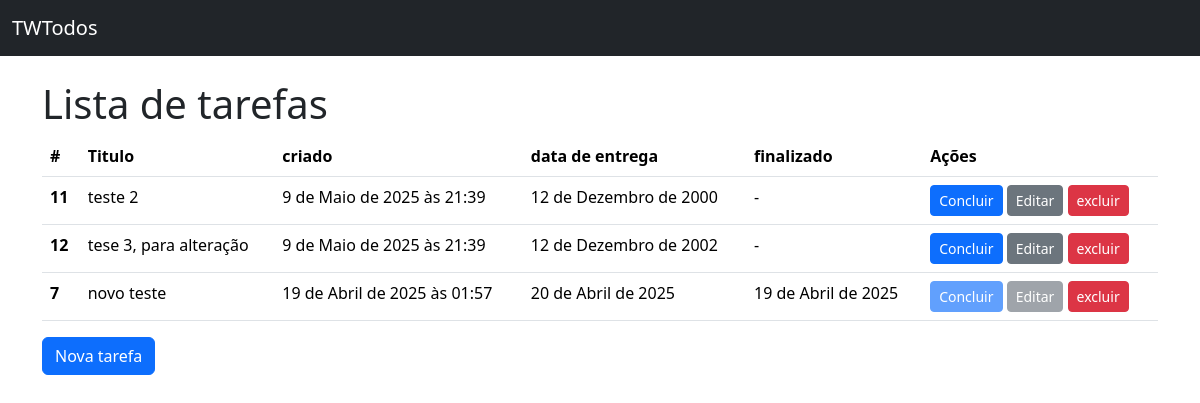
Before: / with the older database file.
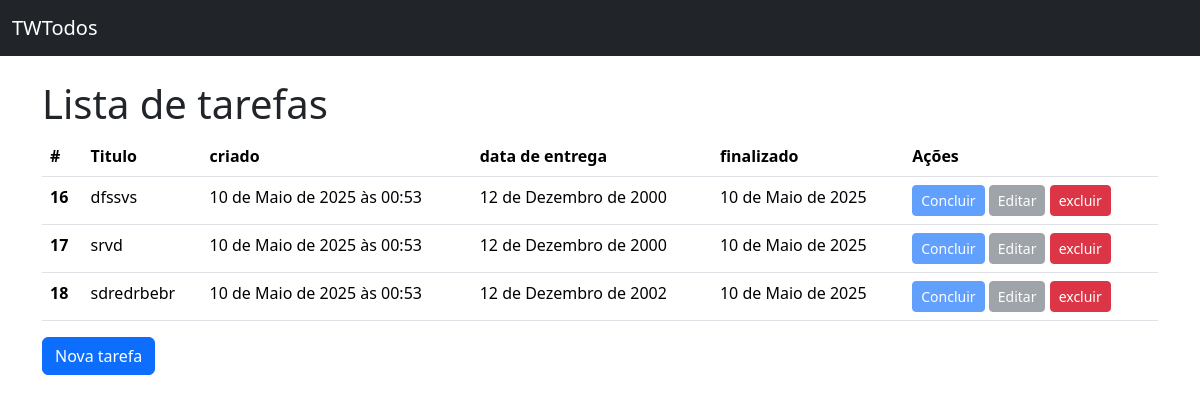
After: the same page with the newer database file.
### todos/models.py (models this page shows, shortened)
class Todo(models.Model):
    title = models.CharField(verbose_name="Titulo",max_length=100, null=False, blank=False)
    created_at = models.DateTimeField(verbose_name="data de entrega",auto_now_add=True, null=False, blank=False)
    deadline = models.DateField(null=False, blank=False)
    finished_at = models.DateField(null=True,)
    class Meta:
        ordering = ["deadline"]

### todos/views.py (the view)
# urls.py: path("", TodoListView.as_view(), name="todo_list"),
class TodoListView(ListView):
    model = Todo

### todos/templates/todos/todo_list.html (shortened to what this page needs)
{% extends "base.html" %}
  {% block content %}
    <h1>Lista de tarefas</h1>
    {%if todo_list%}
      <table class="table">
        <thead>
          <tr>
            <th scope="col">#</th>
            <th scope="col">Titulo</th>
            <th scope="col">criado</th>
            <th scope="col">data de entrega</th>
            <th scope="col">finalizado</th>
            <th scope="col">Ações</th>
          </tr>
        </thead>
        <tbody>
          {% for todo in todo_list %}
            <tr>
            <th scope="row">{{todo.pk}}</th>
            <td>{{todo.title}}</td>
            <td>{{todo.created_at}}</td>
            <td>{{todo.deadline|default:"-"}}</td>
            <td>{{todo.finished_at|default:"-"}}</td>
            <td>
              <a
                href="{% url 'todo_complete' pk=todo.pk %}"
                class="btn btn-primary btn-sm {% if todo.finished_at %}disabled{% endif %}">Concluir
              </a>
              <a
                href="{% url 'todo_update' pk=todo.pk %}"
                class="btn btn-secondary btn-sm {% if todo.finished_at %}disabled{% endif %}">Editar
              </a>
              <a href="{% url 'todo_delete' pk=todo.pk %}" class="btn btn-danger btn-sm">excluir</a>
            </td>
            </tr>
          {% endfor %}
        </tbody>
      </table>
    {%else%}
      <div class="alert alert-warning" role="alert">
        Nenhuma tarefa encontrada.
      </div>
    {%endif%}
    <a href="{% url 'todo_create' %}" class="btn btn-primary">Nova tarefa</a>
  {% endblock content %}

### todos/templates/base.html (shortened to what this page needs)
<!DOCTYPE html>
<html lang="pt -BR">
  <head>
    <link href="https://cdn.jsdelivr.net/npm/bootstrap@5.3.5/dist/css/bootstrap.min.css" rel="stylesheet">
  </head>
  <body>
    <nav class="navbar bg-dark mb-4"  data-bs-theme="dark">
        <div class="container-fluid">
          <a class="navbar-brand" href="{% url "todo_list"%}">TWTodos</a>
        </div>
    </nav>
    <main class="container">
        {% block content%}{% endblock content %}
    </main>
  </body>
</html>

Changed rows visible on the page:
removed Todo: pk "11", title "teste 2", created_at "9 de Maio de 2025 às 21:39", deadline "12 de Dezembro de 2000", finished_at "-"
removed Todo: pk "12", title "tese 3, para alteração", created_at "9 de Maio de 2025 às 21:39", deadline "12 de Dezembro de 2002", finished_at "-"
removed Todo: pk "7", title "novo teste", created_at "19 de Abril de 2025 às 01:57", deadline "20 de Abril de 2025", finished_at "19 de Abril de 2025"
added Todo: pk "16", title "dfssvs", created_at "10 de Maio de 2025 às 00:53", deadline "12 de Dezembro de 2000", finished_at "10 de Maio de 2025"
added Todo: pk "17", title "srvd", created_at "10 de Maio de 2025 às 00:53", deadline "12 de Dezembro de 2000", finished_at "10 de Maio de 2025"
added Todo: pk "18", title "sdredrbebr", created_at "10 de Maio de 2025 às 00:53", deadline "12 de Dezembro de 2002", finished_at "10 de Maio de 2025"
